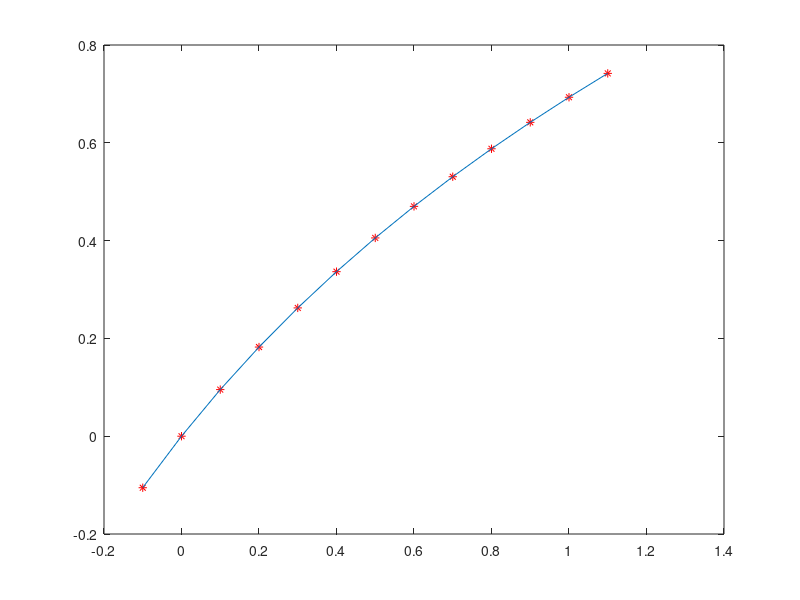

MATLAB code to generate this figure:
function[output]=a4q3()
f=@(x)(reallog(1+x));

p=[0.02957206,-0.12895295,0.28249626,-0.48907554,0.99910735,0];

v=-0.1:0.1:1.1;
v1=f(v)
v2=polyval(p,v)

error=v1-v2

plot(v,v1,'*r')
hold on
plot(v,v2)
hold off
end




